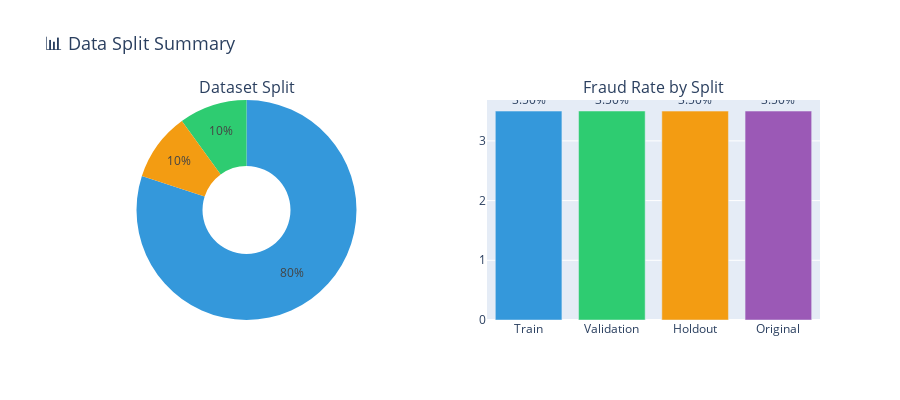

This figure's notebook cell:
### Code cell
fig = make_subplots(
    rows=1, cols=2,
    specs=[[{'type': 'pie'}, {'type': 'bar'}]],
    subplot_titles=('Dataset Split', 'Fraud Rate by Split')
)

fig.add_trace(
    go.Pie(
        labels=['Train', 'Validation', 'Holdout'],
        values=[len(X_train), len(X_val), len(X_holdout)],
        hole=0.4,
        marker_colors=[COLORS['primary'], COLORS['secondary'], COLORS['warning']]
    ),
    row=1, col=1
)

splits = ['Train', 'Validation', 'Holdout', 'Original']
fraud_rates = [y_train.mean()*100, y_val.mean()*100, y_holdout.mean()*100, y.mean()*100]

fig.add_trace(
    go.Bar(
        x=splits,
        y=fraud_rates,
        marker_color=[COLORS['primary'], COLORS['secondary'], COLORS['warning'], COLORS['info']],
        text=[f'{r:.2f}%' for r in fraud_rates],
        textposition='outside'
    ),
    row=1, col=2
)

fig.update_layout(
    title='📊 Data Split Summary',
    title_font_size=18,
    height=400,
    showlegend=False
)

fig.show()
fig.write_html(f'{BASE_PATH}/reports/figures/14_data_split.html')

### Figure 1 — Plotly figure (JSON) as saved in the notebook; plotly's stock layout.template omitted (floating-point values rounded to 4 significant figures)
{"data": [{"domain": {"x": [0, 0.45], "y": [0, 1]}, "hole": 0.4, "labels": ["Train", "Validation", "Holdout"], "marker": {"colors": ["#3498db", "#2ecc71", "#f39c12"]}, "type": "pie", "values": [472432, 59054, 59054]}, {"marker": {"color": ["#3498db", "#2ecc71", "#f39c12", "#9b59b6"]}, "text": ["3.50%", "3.50%", "3.50%", "3.50%"], "textposition": "outside", "type": "bar", "x": ["Train", "Validation", "Holdout", "Original"], "xaxis": "x", "y": [3.499, 3.5, 3.498, 3.499], "yaxis": "y"}], "layout": {"annotations": [{"font": {"size": 16}, "showarrow": false, "text": "Dataset Split", "x": 0.225, "xanchor": "center", "xref": "paper", "y": 1, "yanchor": "bottom", "yref": "paper"}, {"font": {"size": 16}, "showarrow": false, "text": "Fraud Rate by Split", "x": 0.775, "xanchor": "center", "xref": "paper", "y": 1, "yanchor": "bottom", "yref": "paper"}], "height": 400, "showlegend": false, "title": {"font": {"size": 18}, "text": "📊 Data Split Summary"}, "xaxis": {"anchor": "y", "domain": [0.55, 1]}, "yaxis": {"anchor": "x", "domain": [0, 1]}}}
